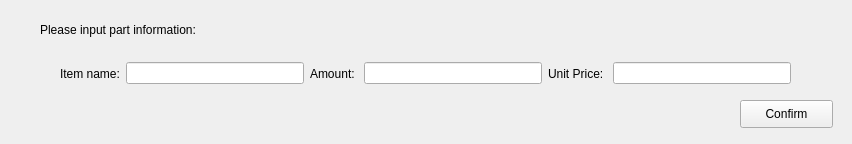
<?xml version="1.0" encoding="UTF-8"?>
<ui version="4.0">
 <class>add_parts</class>
 <widget class="QWidget" name="add_parts">
  <property name="geometry">
   <rect>
    <x>0</x>
    <y>0</y>
    <width>852</width>
    <height>144</height>
   </rect>
  </property>
  <property name="windowTitle">
   <string>Form</string>
  </property>
  <widget class="QLabel" name="label_4">
   <property name="geometry">
    <rect>
     <x>40</x>
     <y>20</y>
     <width>261</width>
     <height>19</height>
    </rect>
   </property>
   <property name="text">
    <string>Please input part information:</string>
   </property>
  </widget>
  <widget class="QPushButton" name="confirmbtn">
   <property name="geometry">
    <rect>
     <x>740</x>
     <y>100</y>
     <width>93</width>
     <height>28</height>
    </rect>
   </property>
   <property name="text">
    <string>Confirm</string>
   </property>
  </widget>
  <widget class="QWidget" name="">
   <property name="geometry">
    <rect>
     <x>60</x>
     <y>60</y>
     <width>731</width>
     <height>27</height>
    </rect>
   </property>
   <layout class="QHBoxLayout" name="horizontalLayout">
    <item>
     <widget class="QLabel" name="label">
      <property name="text">
       <string>Item name:</string>
      </property>
     </widget>
    </item>
    <item>
     <widget class="QLineEdit" name="nameline"/>
    </item>
    <item>
     <widget class="QLabel" name="label_2">
      <property name="text">
       <string>Amount: </string>
      </property>
     </widget>
    </item>
    <item>
     <widget class="QLineEdit" name="amountline"/>
    </item>
    <item>
     <widget class="QLabel" name="label_3">
      <property name="text">
       <string>Unit Price: </string>
      </property>
     </widget>
    </item>
    <item>
     <widget class="QLineEdit" name="unitline"/>
    </item>
   </layout>
  </widget>
 </widget>
 <resources/>
 <connections/>
</ui>
